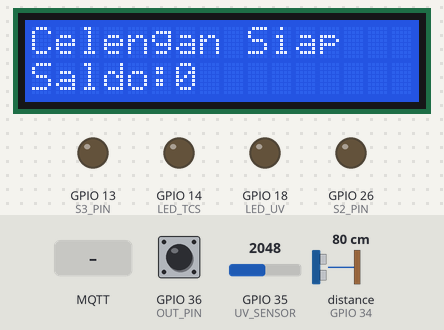
Bench run of a sketch on a simulated ESP32. On the bench: 16×2 character LCD, output pins drawn as LEDs (lit = HIGH). Wiring (inferred from the names in the program): ultrasonic range finder: trigger GPIO 5; echo GPIO 34. Inputs (shaded band) come from the test bench; at power-on: distance to the obstacle (sensor on GPIO 34) 80 cm, GPIO 35 (UV_SENSOR) = 2048, GPIO 36 (OUT_PIN) HIGH. The echo pulse lasts 58.3 µs per cm; WiFi joins after 1.5 s; servers stay silent unless stated; random numbers use the default seed unless the sketch sets one; no MQTT or app messages arrive unless stated; pins used as bus, display or sensor lines are not drawn; what the sketch prints to the serial monitor is not drawn.

Above: at 2.8 s.
2.9 s: distance to the obstacle (sensor on GPIO 34) set to 8 cm
4.4 s: distance to the obstacle (sensor on GPIO 34) set to 5 cm
At 7.1 s:
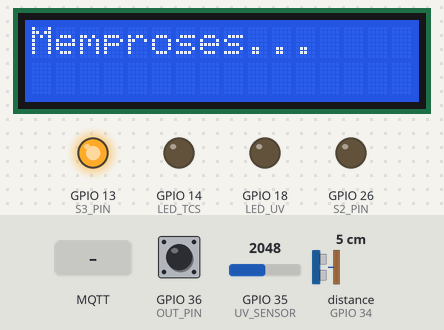
7.4 s: MQTT message "5" arrives on the first subscribed topic
At 10.2 s:
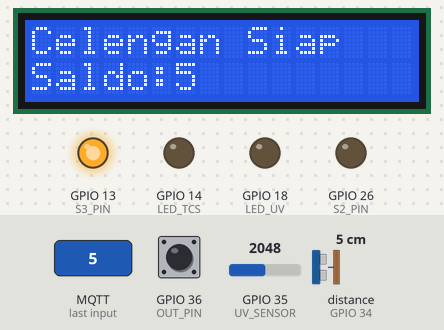
10.4 s: MQTT message "90" arrives on the first subscribed topic
At 11.2 s:
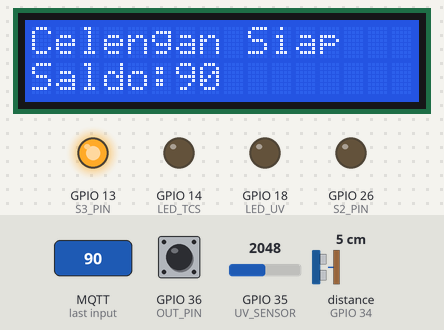
11.9 s: MQTT message "on" arrives on the first subscribed topic
At 12.4 s:
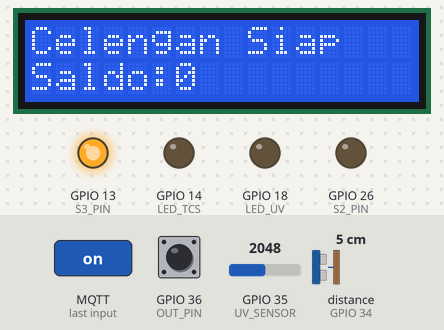
Timing chart, 0 to 14.4 s (numbered marks = the images above; inputs shaded):
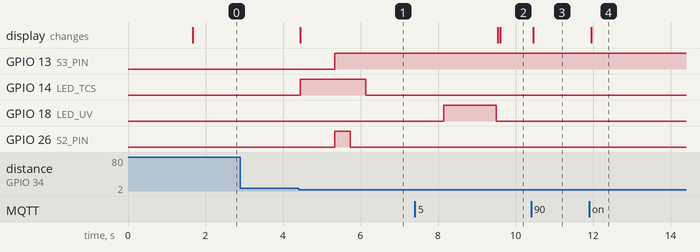

Measured:
- the behaviour switches between 7 and 6 cm on distance to the obstacle (sensor on GPIO 34) (found by bisection; images 0 and 1)
- after the input at 2.9 s, every drawn part: stays the same
- after the input at 4.4 s, GPIO 13 (S3_PIN): LOW → HIGH after 0.94 s; GPIO 14 (LED_TCS): LOW → HIGH at once, → LOW 1.7 s later; GPIO 26 (S2_PIN): LOW → HIGH after 0.94 s, → LOW 0.40 s later; the display: changes at once (image 1)
- after the input at 10.4 s, the display: changes after 0.05 s (image 3)
- after the input at 11.9 s, the display: changes after 0.06 s (image 4)

The sketch:

sketch_jun28a.ino
```cpp
#include <Wire.h>
#include <LiquidCrystal_I2C.h>
#include <WiFi.h>
#include <PubSubClient.h>

// ==========================================
// WIFI
// ==========================================
const char* ssid = "Yank88";
const char* password = "Sulastian88";

// ==========================================
// MQTT
// ==========================================
const char* mqtt_server = "192.168.100.29";
const int mqtt_port = 1883;
const char* mqtt_topic_kirim  = "smarttabungan/data";
const char* mqtt_topic_terima = "smarttabungan/perintah";

// ==========================================
// LCD
// ==========================================
LiquidCrystal_I2C lcd(0x27, 16, 2);

// ==========================================
// PIN SENSOR
// ==========================================
// ==========================================
// PIN SENSOR
// ==========================================
#define TRIG_PIN 5
#define ECHO_PIN 34

#define S2_PIN 26
#define S3_PIN 13
#define OUT_PIN 36       // tetap 36, tapi kita atasi dengan cara lain
#define LED_TCS 14

#define LED_UV 18
#define UV_SENSOR 35     // ✅ GANTI dari 2 ke 35 — GPIO 2 tidak reliable untuk ADC

// ==========================================
// VARIABEL
// ==========================================
WiFiClient espClient;
PubSubClient client(espClient);

int totalSaldo = 0;
int jarakTrigger = 6;
int nilaiAmbangUV = 100;

unsigned long lastReconnect = 0;
unsigned long lastScan = 0;
bool sudahScan = false;

// ==========================================
// PROTOTYPE
// ==========================================
void reconnectMQTT();
void callback(char*, byte*, unsigned int);
long ukurJarak();
int cekNominalWarna();
int cekKeaslianUV();
void kirimDataMQTT(int nominal, int uv, int total);
void tampilLCD();

// ==========================================
// SETUP
// ==========================================
void setup()
{
  Serial.begin(115200);
  Wire.begin();

  pinMode(TRIG_PIN, OUTPUT);
  pinMode(ECHO_PIN, INPUT);

  pinMode(S2_PIN, OUTPUT);
  pinMode(S3_PIN, OUTPUT);

  // ✅ PERBAIKAN: Gunakan INPUT_PULLUP untuk stabilitas pulseIn
  pinMode(OUT_PIN, INPUT_PULLUP);

  pinMode(LED_TCS, OUTPUT);
  pinMode(LED_UV, OUTPUT);

  digitalWrite(LED_TCS, LOW);
  digitalWrite(LED_UV, LOW);

  lcd.init();
  lcd.backlight();
  lcd.clear();
  lcd.setCursor(0, 0);
  lcd.print("Smart Tabungan");
  lcd.setCursor(0, 1);
  lcd.print("Starting...");

  // WIFI
  WiFi.begin(ssid, password);
  Serial.print("Menghubungkan WiFi");
  while (WiFi.status() != WL_CONNECTED)
  {
    delay(500);
    Serial.print(".");
  }
  Serial.println();
  Serial.println("WiFi Connected");
  Serial.println(WiFi.localIP());

  // MQTT
  client.setServer(mqtt_server, mqtt_port);
  client.setCallback(callback);
  reconnectMQTT();

  lcd.clear();
  tampilLCD();
}

// ==========================================
// LOOP
// ==========================================
void loop()
{
  if (!client.connected())
  {
    reconnectMQTT();
  }
  client.loop();

  long jarak = ukurJarak();

  if (jarak > 0 && jarak < jarakTrigger)
  {
    if (!sudahScan)
    {
      sudahScan = true;
      lastScan = millis();

      Serial.println();
      Serial.println("==============================");
      Serial.println("Uang Terdeteksi");
      Serial.println("==============================");

      lcd.clear();
      lcd.setCursor(0, 0);
      lcd.print("Memproses...");

      int nominal = cekNominalWarna();

      delay(2000);

      int uv = cekKeaslianUV();

      bool uangAsli = (nominal > 0 && uv >= nilaiAmbangUV);

      if (uangAsli)
      {
        totalSaldo += nominal;

        lcd.clear();
        lcd.setCursor(0, 0);
        lcd.print("Masuk:");
        lcd.print(nominal);
        lcd.setCursor(0, 1);
        lcd.print("Saldo:");
        lcd.print(totalSaldo);

        Serial.println("HASIL : UANG ASLI");
        Serial.print("Nominal : ");
        Serial.println(nominal);
        Serial.print("UV : ");
        Serial.println(uv);
        Serial.print("Saldo : ");
        Serial.println(totalSaldo);

        kirimDataMQTT(nominal, uv, totalSaldo);
      }
      else
      {
        lcd.clear();
        lcd.setCursor(0, 0);
        lcd.print("Uang Ditolak");
        lcd.setCursor(0, 1);
        lcd.print("Tidak Valid");

        Serial.println("HASIL : DITOLAK");
        kirimDataMQTT(0, uv, totalSaldo);
      }
    }
  }
  else
  {
    if (sudahScan)
    {
      if (millis() - lastScan > 1500)
      {
        sudahScan = false;
        tampilLCD();
      }
    }
  }
  delay(50);
}

// ==========================================
// MQTT RECONNECT
// ==========================================
void reconnectMQTT()
{
  while (!client.connected())
  {
    Serial.print("Menghubungkan MQTT...");
    String clientId = "ESP32-" + String(random(0xffff), HEX);

    if (client.connect(clientId.c_str()))
    {
      Serial.println(" BERHASIL");
      client.subscribe(mqtt_topic_terima);
      Serial.print("Subscribe : ");
      Serial.println(mqtt_topic_terima);
    }
    else
    {
      Serial.print(" GAGAL rc=");
      Serial.println(client.state());
      delay(3000);
    }
  }
}

// ==========================================
// CALLBACK MQTT
// ==========================================
void callback(char* topic, byte* payload, unsigned int length)
{
  Serial.println();
  Serial.println("========== MQTT MASUK ==========");

  String pesan = "";
  for (int i = 0; i < length; i++)
  {
    pesan += (char)payload[i];
  }

  Serial.print("Topic : ");
  Serial.println(topic);
  Serial.print("Isi   : ");
  Serial.println(pesan);
  totalSaldo = pesan.toInt();
  Serial.print("Saldo Baru : ");
  Serial.println(totalSaldo);
  tampilLCD();
}

// ==========================================
// TAMPILKAN LCD
// ==========================================
void tampilLCD()
{
  lcd.clear();
  lcd.setCursor(0, 0);
  lcd.print("Celengan Siap");
  lcd.setCursor(0, 1);
  lcd.print("Saldo:");
  lcd.print(totalSaldo);
}

// ==========================================
// UKUR JARAK (HC-SR04)
// ==========================================
long ukurJarak()
{
  digitalWrite(TRIG_PIN, LOW);
  delayMicroseconds(2);
  digitalWrite(TRIG_PIN, HIGH);
  delayMicroseconds(10);
  digitalWrite(TRIG_PIN, LOW);

  long durasi = pulseIn(ECHO_PIN, HIGH, 30000);
  long jarak = durasi * 0.034 / 2;
  return jarak;
}

// ==========================================
// CEK NOMINAL BERDASARKAN WARNA (TCS3200)
// ==========================================
int cekNominalWarna()
{
  digitalWrite(LED_TCS, HIGH);
  delay(500);

  digitalWrite(S2_PIN, LOW);
  digitalWrite(S3_PIN, LOW);
  delay(200);
  int R = pulseIn(OUT_PIN, LOW, 200000);

  digitalWrite(S2_PIN, HIGH);
  digitalWrite(S3_PIN, HIGH);
  delay(200);
  int G = pulseIn(OUT_PIN, LOW, 200000);

  digitalWrite(S2_PIN, LOW);
  digitalWrite(S3_PIN, HIGH);
  delay(200);
  int B = pulseIn(OUT_PIN, LOW, 200000);

  digitalWrite(LED_TCS, LOW);

  Serial.println();
  Serial.println("========== RGB ==========");
  Serial.print("R : "); Serial.println(R);
  Serial.print("G : "); Serial.println(G);
  Serial.print("B : "); Serial.println(B);
  Serial.println("=========================");

  if (R == 0 && G == 0 && B == 0)
  {
    Serial.println("PERINGATAN: TCS tidak merespon!");
    return 0;
  }
int nominal = 0;

  // Menghitung total RGB untuk memastikan sensor tidak sedang membaca ruang gelap/kosong
  int totalRGB = R + G + B;

  // ============================================================
  // LOGIKA DETEKSI UANG MENGGUNAKAN MATRIKS PERBANDINGAN
  // (Mengabaikan Rp2.000 untuk meminimalisir error/pengacau)
  // ============================================================

  // Proteksi: Jika tidak ada benda atau terlalu gelap
  if (totalRGB < 150)
  {
    nominal = 0;
  }
  // Rp100.000 — R < B < G
  else if (R < B && B < G)
  {
    nominal = 100000;
  }
  // Rp50.000 — B < G < R
  else if (B < G && G < R)
  {
    nominal = 50000;
  }
  // Rp10.000 — B < R < G
  else if (B < R && R < G)
  {
    nominal = 10000;
  }
  // Rp20.000 — G Paling Kecil (mencakup G < R < B dan G < B < R)
  else if (G < R && G < B)
  {
    nominal = 20000;
  }
  // Rp5.000 — R < G < B
  else if (R < G && G < B)
  {
    nominal = 5000;
  }

  // ============================================================
  // OUTPUT KE SERIAL MONITOR
  // ============================================================
  if (nominal == 0)
    Serial.println("Nominal : Tidak Dikenali");
  else
  {
    Serial.print("Nominal : Rp");
    Serial.println(nominal);
  }

  return nominal;
}

// ==========================================
// CEK KEASLIAN UV
// ==========================================
int cekKeaslianUV()
{
  digitalWrite(LED_UV, HIGH);
  delay(1000); // ✅ Naikkan warmup ke 1 detik agar LED stabil

  // Buang 3 pembacaan pertama (sering tidak stabil)
  for (int i = 0; i < 3; i++)
  {
    analogRead(UV_SENSOR);
    delay(20);
  }

  // Ambil rata-rata 20 pembacaan
  long total = 0;
  for (int i = 0; i < 20; i++)
  {
    total += analogRead(UV_SENSOR);
    delay(15);
  }
  int uv = total / 20;

  digitalWrite(LED_UV, LOW);

  Serial.print("Nilai UV : ");
  Serial.println(uv);

  if (uv >= nilaiAmbangUV)
    Serial.println("Status UV : ASLI");
  else
    Serial.println("Status UV : PALSU");

  return uv;
}

// ==========================================
// KIRIM DATA MQTT
// ==========================================
void kirimDataMQTT(int nominal, int uv, int total)
{
  // Tentukan status berdasarkan nominal
  String statusUang = (nominal > 0) ? "Asli" : "Palsu/Ditolak";

  // Sesuaikan nama variabel dengan mqtt.js (gunakan "saldo" dan tambahkan "status")
  String payload = "{\"nominal\":" + String(nominal) +
                   ",\"uv\":" + String(uv) +
                   ",\"saldo\":" + String(total) +
                   ",\"status\":\"" + statusUang + "\"}";

  if (client.publish(mqtt_topic_kirim, payload.c_str()))
  {
    Serial.println("MQTT: Data berhasil dikirim!");
    Serial.println("Payload: " + payload);
  }
  else
  {
    Serial.println("MQTT: Gagal mengirim data!");
  }
}
```
